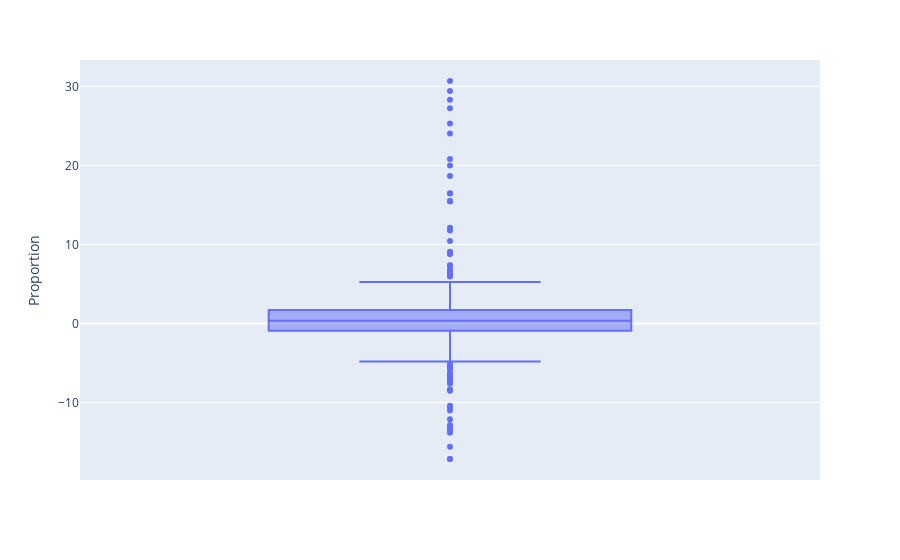

Here is the notebook cell this chart was saved with:
### Markdown cell above
Далее у нас идет краткий обзор на разные ракурсы иследования признака "захваченого движения"

### Code cell
fig = px.box(traid_data, y='Proportion')
fig.show()

### Figure 1 — Plotly figure (JSON) as saved in the notebook; plotly's stock layout.template omitted (floating-point values rounded to 4 significant figures; data arrays with more than 128 entries replaced by an {"elided": "..."} marker saying what was removed)
{"data": [{"alignmentgroup": "True", "hovertemplate": "Proportion=%{y}<extra></extra>", "legendgroup": "", "marker": {"color": "#636efa"}, "name": "", "notched": false, "offsetgroup": "", "orientation": "v", "showlegend": false, "type": "box", "x0": " ", "xaxis": "x", "y": {"elided": "396 float values"}, "y0": " ", "yaxis": "y"}], "layout": {"boxmode": "group", "legend": {"tracegroupgap": 0}, "margin": {"t": 60}, "xaxis": {"anchor": "y", "domain": [0, 1]}, "yaxis": {"anchor": "x", "domain": [0, 1], "title": {"text": "Proportion"}}}}
